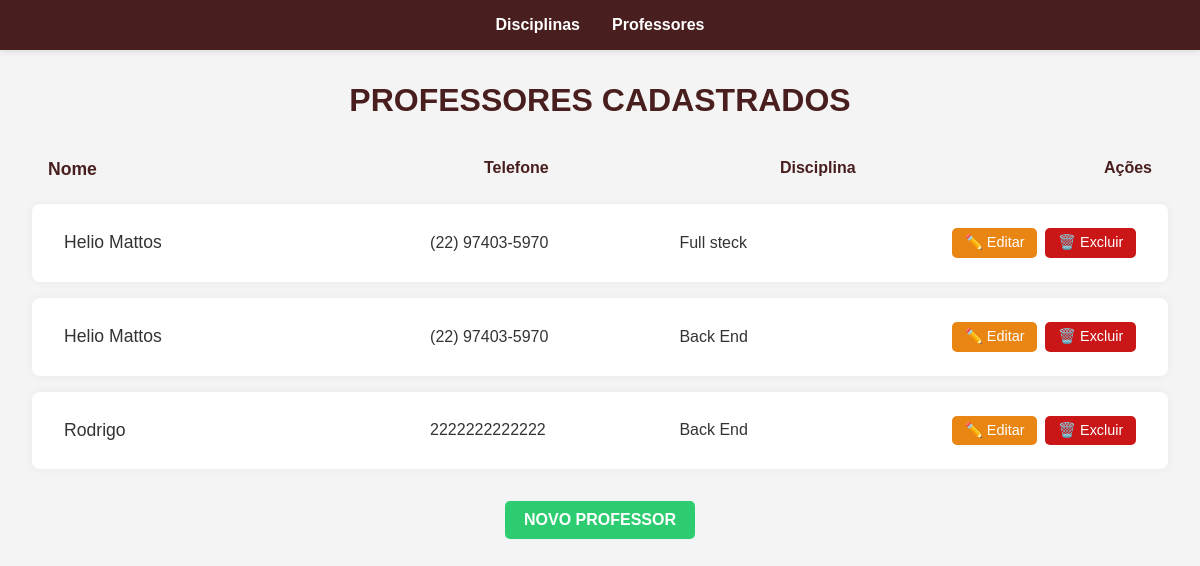
Before: /professores/ with the older database file.
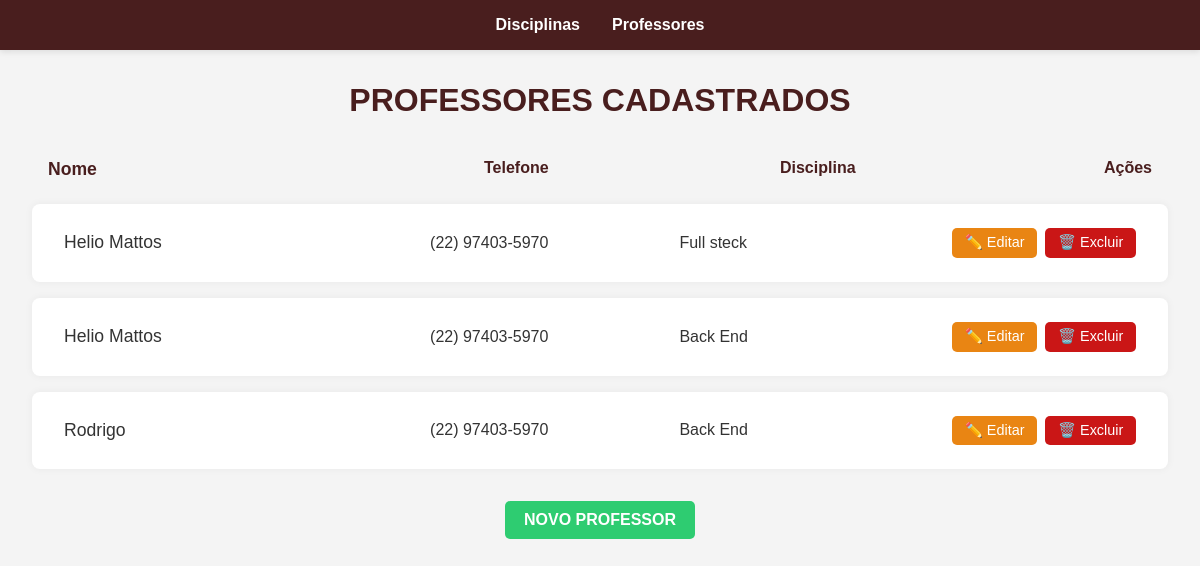
After: the same page with the newer database file.
### professor/models.py (models this page shows, shortened)
class Professor(models.Model):
    nome = models.CharField(max_length=100, null=False, blank=False)
    telefone = models.CharField(max_length=11, null=False, blank=False)
    disciplina = models.ForeignKey(Gestao, on_delete=models.CASCADE, related_name='professores')

### gestaoescolar/models.py (models this page shows, shortened)
class Gestao(models.Model):
    disciplina = models.CharField(max_length=100)
    carga_horaria = models.CharField(max_length=50)

### professor/views.py (the view)
# urls.py: path('', ProfessorListView.as_view(), name='professor_list'),
class ProfessorListView(ListView):
    model = Professor
    template_name = 'professor/professor_list.html'

### professor/templatetags/format_filters.py (called while the page is built)
@register.filter
def formata_telefone(value):
    if not value:
        return ""
    value = ''.join(filter(str.isdigit, str(value)))  # remove não dígitos
    if len(value) == 11:
        return f"({value[:2]}) {value[2:7]}-{value[7:]}"
    elif len(value) == 10:
        return f"({value[:2]}) {value[2:6]}-{value[6:]}"
    else:
        return value  # retorna sem formatação se diferente

### professor/templates/professor/professor_list.html (shortened to what this page needs)
{% load static %}
{% load format_filters %}
<!DOCTYPE html>
<html lang="pt-br">
<head>
    <link rel="stylesheet" href="{% static 'css/professor_list.css' %}">
</head>
<body>
    <nav class="menu-bar">
        <ul>
            <li><a href="{% url 'gestao_list' %}">Disciplinas</a></li>
            <li><a href="{% url 'gestao_list' %}">Professores</a></li>
        </ul>
    </nav>
    <h1>PROFESSORES CADASTRADOS</h1>
    <div class="cabecalho-lista2">
        <div class="coluna nome">Nome</div>
        <div class="coluna telefone">Telefone</div>
        <div class="coluna disciplina">Disciplina</div>
        <div class="coluna acoes">Ações</div>
    </div>
    <ul>
    {% for professor in object_list %}
    <li class="disciplina-item2">
        <div class="conteudo">
            <div class="info">
                <div class="coluna nome">{{ professor.nome }}</div>
                <div class="coluna telefone">{{ professor.telefone|formata_telefone }}</div>
                <div class="coluna disciplina">{{ professor.disciplina.disciplina }}</div>
                <div class="coluna acoes">
                    <a href="{% url 'professor_update' professor.pk %}">✏️ Editar</a>
                    <a href="{% url 'professor_delete' professor.pk %}">🗑️ Excluir</a>
                </div>
            </div>
        </div>
    </li>
        {% empty %}
        <li><em>Nenhum professor cadastrado.</em></li>
        {% endfor %}
    </ul>
    <a href="{% url 'professor_create' %}" class="nova-tarefa">NOVO PROFESSOR</a>
</body>
</html>

### gestaoescolar/static/css/professor_list.css (style rules this page uses)
body { font-family: Arial, sans-serif; margin: 2rem; background-color: #f4f4f4; color: #333; }
.menu-bar { background-color: #491e1e; padding: 1rem 2rem; margin: -2rem -2rem 2rem -2rem; box-shadow: 0 2px 6px rgba(0, 0, 0, 0.1); }
.menu-bar ul { list-style: none; margin: 0; padding: 0; display: flex; justify-content: center; gap: 2rem; }
.menu-bar li a { position: relative; color: #fff; text-decoration: none; font-weight: bold; font-size: 1rem; padding: 0.5rem 0; transition: color 0.3s ease; }
.menu-bar li a::after { content: ''; position: absolute; bottom: 0; left: 0; height: 2px; width: 0%; background-color: #2ecc71; transition: width 0.3s ease; }
h1 { text-align: center; margin-bottom: 2rem; color: #491e1e; }
ul { list-style-type: none; padding: 0; }
.disciplina-item2 { background-color: #fff; margin-bottom: 1rem; padding: 1rem; border-radius: 8px; box-shadow: 0 0 8px rgba(0, 0, 0, 0.05); }
.conteudo { display: flex; justify-content: space-between; align-items: center; }
.nome { font-weight: bold; font-size: 1.1rem; }
.acoes { display: flex; gap: 0.5rem; }
.acoes a { text-decoration: none; color: #fff; padding: 0.4rem 0.8rem; border-radius: 5px; font-size: 0.9rem; transition: background-color 0.3s ease, transform 0.2s ease; cursor: pointer; }
.acoes a:nth-child(1) { background-color: #e98513; }
.acoes a:nth-child(2) { background-color: #ca1616; }
.nova-tarefa { display: block; width: fit-content; margin: 2rem auto 0; padding: 0.6rem 1.2rem; background-color: #2ecc71; color: #fff; text-decoration: none; font-weight: bold; border-radius: 5px; transition: background-color 0.3s ease; }
.cabecalho-lista2 { display: flex; justify-content: space-between; padding: 1rem; margin-bottom: 0.5rem; font-weight: bold; color: #491e1e; gap: 15rem; }
.info { display: flex; justify-content: space-between; align-items: center; width: 100%; padding: 0 1rem; }
.cabecalho-lista2, .info { display: flex; gap: 1rem; padding: 0.5rem 1rem; }
.coluna { text-align: left; font-weight: bold; }
.coluna.nome { flex: 1.5; }
.coluna.telefone { flex: 1; }
.coluna.disciplina { flex: 1.1; }
.info .coluna { font-weight: normal; }

Changed rows visible on the page:
changed Professor "Rodrigo": telefone "2222222222222" → "(22) 97403-5970"
